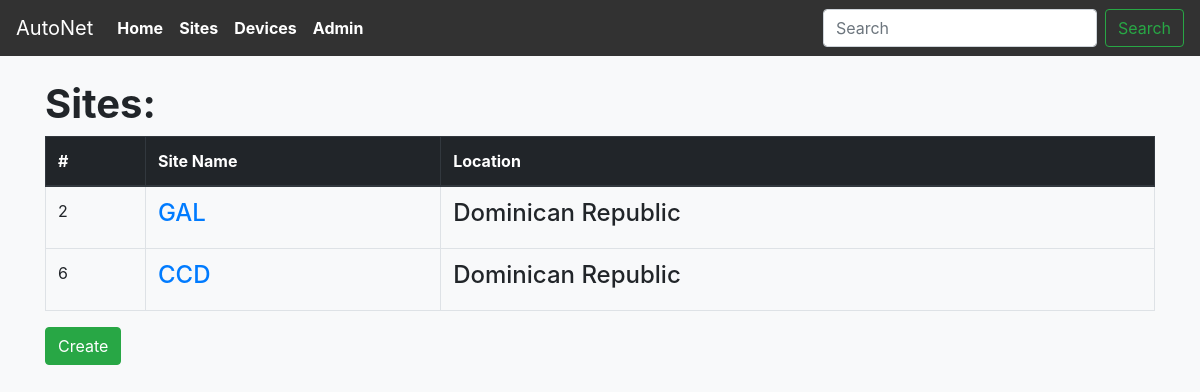
Page /sites on the committed database.
### main_app/models.py (models this page shows, shortened)
class Sites(models.Model):
    site_name = models.CharField(max_length=100)
    site_location = models.CharField(max_length=250)
    site_address = models.CharField(max_length=400, null=True)
    site_poc_name = models.CharField(max_length=100)
    site_poc_number = models.CharField(max_length=30)

### main_app/views.py (the view)
# urls.py: path('sites', views.SitesListView.as_view(), name='viewsites'),
class SitesListView(ListView):
    context_object_name = 'sites'
    model = models.Sites

### main_app/templates/main_app/sites_list.html
{% extends 'main_app/main_app_base.html' %}
{%block content %}
  <div class="container">
  <h1><strong>Sites:</strong></h1>
    <table class="table table-bordered">
      <thead class="thead-dark">
        <th>#</th>
        <th>Site Name</th>
        <th>Location</th>
      </thead>
      {% for site in sites %}
      <tr>
          <td>{{site.id}}</td>
          <td><h4><a href="sites/{{ site.id }}">{{site.site_name}}</a></h4></td>
          <td><h4>{{site.site_location}}</h4></td>
      </tr>
      {%endfor%}
    </table>
  </div>
  <div class="container">
    <a href="{% url 'main_app:createsite' %}">
      <input class="btn btn-success" type="submit" value="Create">
    </a>
  </div>
{%endblock content %}

### rows in the picture
Sites: id "2", site_name "GAL", site_location "Dominican Republic"
Sites: id "6", site_name "CCD", site_location "Dominican Republic"
